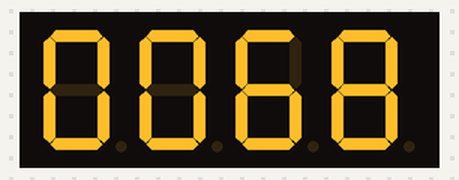
Simulated run of this sketch. Board: Arduino Uno, built with avr-gcc and run on an emulated ATmega328P. Shown: 4-digit seven-segment display. Wiring (inferred from the names in the program): 4-digit 7-segment display, segments lit when LOW: segments pin 3, pin 7, pin 10, pin 12, pin 13, pin 4, pin 9; digit selects pin 2, pin 5, pin 6, pin 8. The segment pins are drawn as the display they are named for.

Above: at 1.46 s.
At 8.34 s:
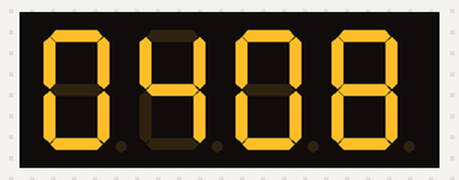
At 11.78 s:
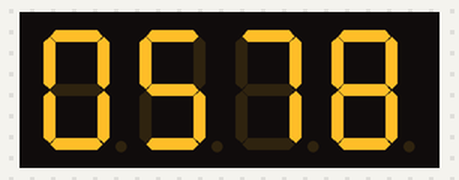
At 35.41 s:
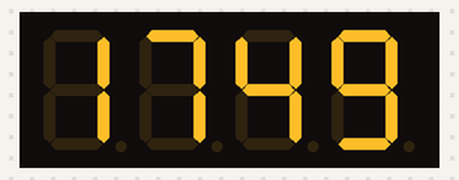
At 38.7 s:
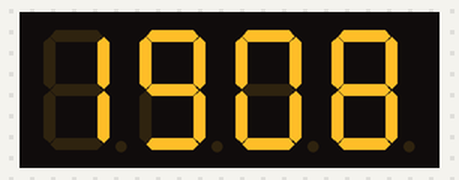

The sketch:

7SegmentTimer.ino
```cpp
// Define the pins for the segments of the 7-segment display
int PinA = 3;
int PinB = 7;
int PinC = 10;
int PinD = 12;
int PinE = 13;
int PinF = 4;
int PinG = 9;

// Define the pins for each digit of the 4-digit display
int Segment1 = 2;
int Segment2 = 5;
int Segment3 = 6;
int Segment4 = 8;

int number;
int thousands = 0;
int hundreds = 0;
int tens = 0;
int units = 0;
int delayTime = 5;

void setup() {
  // Set the segment pins as outputs
  pinMode(PinA, OUTPUT);
  pinMode(PinB, OUTPUT);
  pinMode(PinC, OUTPUT);
  pinMode(PinD, OUTPUT);
  pinMode(PinE, OUTPUT);
  pinMode(PinF, OUTPUT);
  pinMode(PinG, OUTPUT);

  // Set the digit pins as outputs
  pinMode(Segment1, OUTPUT);
  pinMode(Segment2, OUTPUT);
  pinMode(Segment3, OUTPUT);
  pinMode(Segment4, OUTPUT);
}

void loop() {
  // Turn off all digits
  digitalWrite(Segment1, LOW);
  digitalWrite(Segment2, LOW);
  digitalWrite(Segment3, LOW);
  digitalWrite(Segment4, LOW);

  // Loop through numbers from 0 to 9999
  for (int number = 0; number < 10000; number++) {
    // Extract each digit
    units = number % 10;
    tens = (number / 10) % 10;
    hundreds = (number / 100) % 10;
    thousands = (number / 1000) % 10;

    // Display units place
    digitalWrite(Segment4, HIGH);
    displayDigit(units);
    delay(delayTime);
    digitalWrite(Segment4, LOW);

    // Display tens place
    digitalWrite(Segment3, HIGH);
    displayDigit(tens);
    delay(delayTime);
    digitalWrite(Segment3, LOW);

    // Display hundreds place
    digitalWrite(Segment2, HIGH);
    displayDigit(hundreds);
    delay(delayTime);
    digitalWrite(Segment2, LOW);

    // Display thousands place
    digitalWrite(Segment1, HIGH);
    displayDigit(thousands);
    delay(delayTime);
    digitalWrite(Segment1, LOW);
  }
}

// Function to display a digit on the 7-segment display
void displayDigit(int x) {
  switch (x) {
    case 1: one(); break;
    case 2: two(); break;
    case 3: three(); break;
    case 4: four(); break;
    case 5: five(); break;
    case 6: six(); break;
    case 7: seven(); break;
    case 8: eight(); break;
    case 9: nine(); break;
    default: zero(); break;
  }
}

void one() {
  digitalWrite(PinA, HIGH);
  digitalWrite(PinB, LOW);
  digitalWrite(PinC, LOW);
  digitalWrite(PinD, HIGH);
  digitalWrite(PinE, HIGH);
  digitalWrite(PinF, HIGH);
  digitalWrite(PinG, HIGH);
}

void two() {
  digitalWrite(PinA, LOW);
  digitalWrite(PinB, LOW);
  digitalWrite(PinC, HIGH);
  digitalWrite(PinD, LOW);
  digitalWrite(PinE, LOW);
  digitalWrite(PinF, HIGH);
  digitalWrite(PinG, LOW);
}

void three() {
  digitalWrite(PinA, LOW);
  digitalWrite(PinB, LOW);
  digitalWrite(PinC, LOW);
  digitalWrite(PinD, LOW);
  digitalWrite(PinE, HIGH);
  digitalWrite(PinF, HIGH);
  digitalWrite(PinG, LOW);
}

void four() {
  digitalWrite(PinA, HIGH);
  digitalWrite(PinB, LOW);
  digitalWrite(PinC, LOW);
  digitalWrite(PinD, HIGH);
  digitalWrite(PinE, HIGH);
  digitalWrite(PinF, LOW);
  digitalWrite(PinG, LOW);
}

void five() {
  digitalWrite(PinA, LOW);
  digitalWrite(PinB, HIGH);
  digitalWrite(PinC, LOW);
  digitalWrite(PinD, LOW);
  digitalWrite(PinE, HIGH);
  digitalWrite(PinF, LOW);
  digitalWrite(PinG, LOW);
}

void six() {
  digitalWrite(PinA, LOW);
  digitalWrite(PinB, HIGH);
  digitalWrite(PinC, LOW);
  digitalWrite(PinD, LOW);
  digitalWrite(PinE, LOW);
  digitalWrite(PinF, LOW);
  digitalWrite(PinG, LOW);
}

void seven() {
  digitalWrite(PinA, LOW);
  digitalWrite(PinB, LOW);
  digitalWrite(PinC, LOW);
  digitalWrite(PinD, HIGH);
  digitalWrite(PinE, HIGH);
  digitalWrite(PinF, HIGH);
  digitalWrite(PinG, HIGH);
}

void eight() {
  digitalWrite(PinA, LOW);
  digitalWrite(PinB, LOW);
  digitalWrite(PinC, LOW);
  digitalWrite(PinD, LOW);
  digitalWrite(PinE, LOW);
  digitalWrite(PinF, LOW);
  digitalWrite(PinG, LOW);
}

void nine() {
  digitalWrite(PinA, LOW);
  digitalWrite(PinB, LOW);
  digitalWrite(PinC, LOW);
  digitalWrite(PinD, LOW);
  digitalWrite(PinE, HIGH);
  digitalWrite(PinF, LOW);
  digitalWrite(PinG, LOW);
}

void zero() {
  digitalWrite(PinA, LOW);
  digitalWrite(PinB, LOW);
  digitalWrite(PinC, LOW);
  digitalWrite(PinD, LOW);
  digitalWrite(PinE, LOW);
  digitalWrite(PinF, LOW);
  digitalWrite(PinG, HIGH);
}
```
